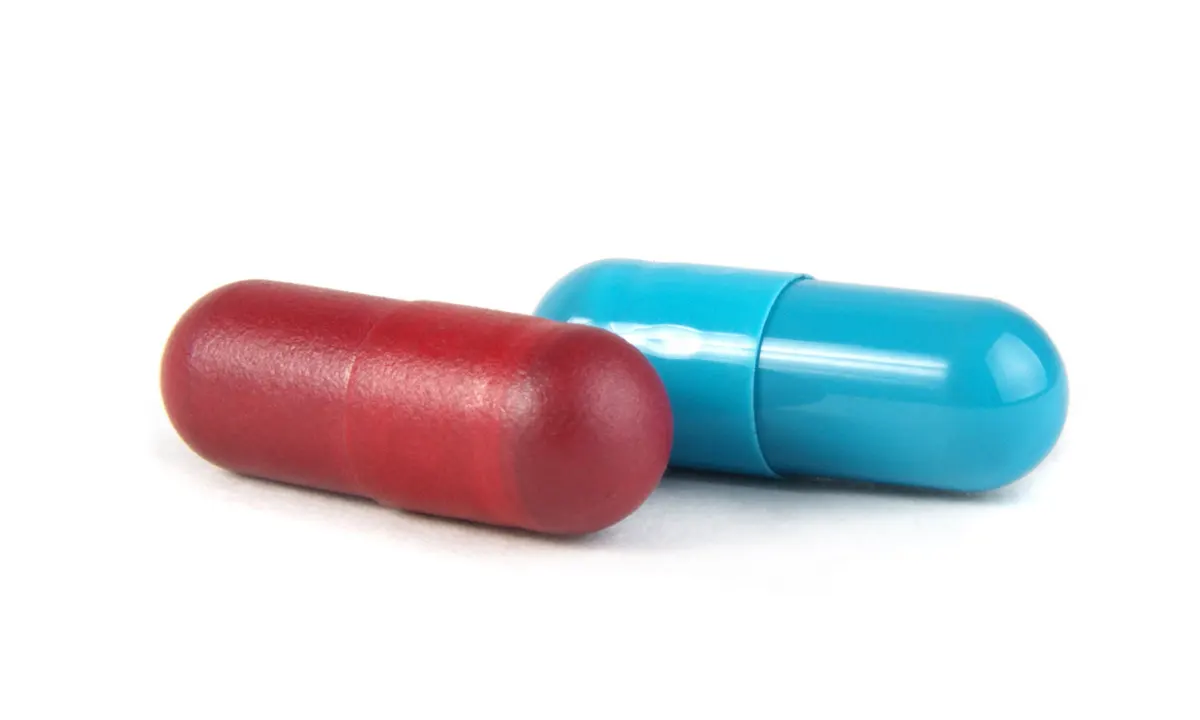
#> input picture python_work/cam/blue_cap.jpg, 1200 x 720 px
$ python object_tracking.py
#> lines starting #> are read from the running program, lines starting #| are printed output that depends on the picture; after the words box and inside, x2 and y2 are one past the last pixel; in counts of white or black regions, pixels touching at a corner belong together
import numpy as np
import cv2 as cv

# [60 lines of commented-out code are left out]


cap = cv.imread('blue_cap.jpg')
#> cap is the input picture: shape (720, 1200, 3); mean B, G, R 227.3, 223.8, 223.4


hsv = cv.cvtColor(cap, cv.COLOR_BGR2HSV)
#> hsv: shape (720, 1200, 3); mean H, S, V 32.3, 36.2, 238
# define range of blue color in HSV HSV converted table
lower_red = np.array([78,43,46])
upper_red = np.array([99,255,255]) # upper must greater than lower
# Threshold the HSV image to get only blue colors
mask = cv.inRange(hsv, lower_red, upper_red) # not use hsv
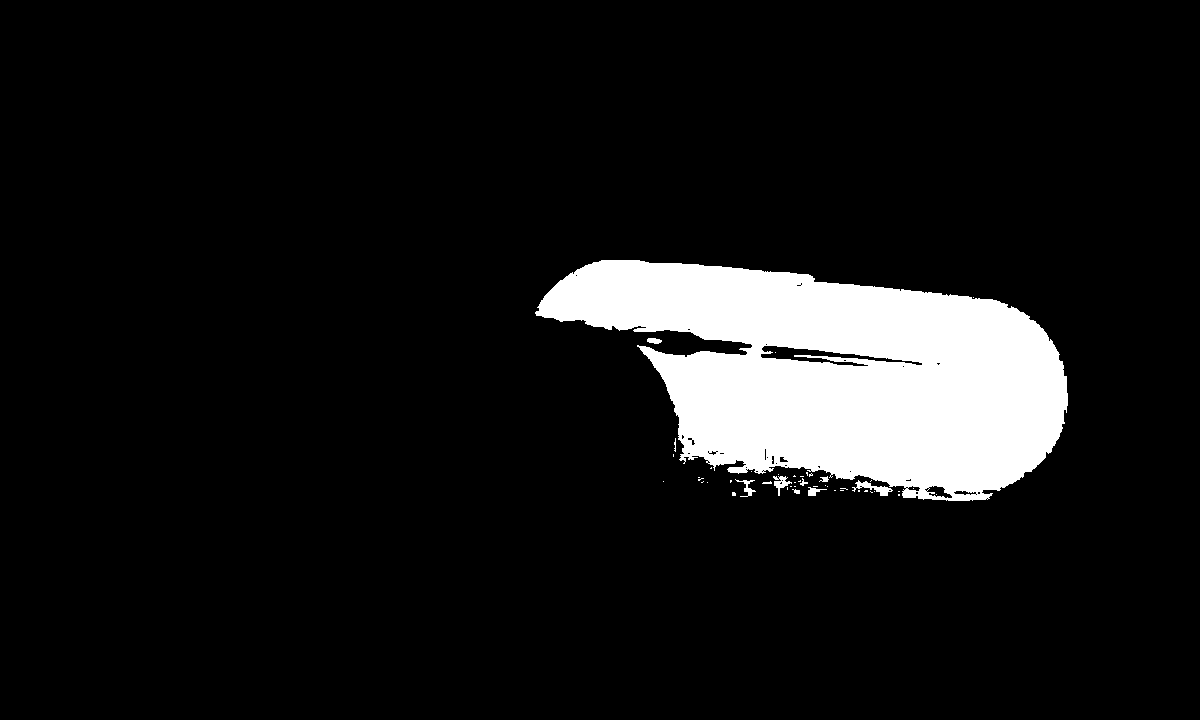
#> mask: shape (720, 1200); 9.3% white; 48 white regions (38 under 20 px), largest, box (x1, y1, x2, y2) and area: (535, 260, 1068, 501) 79522, (852, 480, 893, 496) 225, (773, 476, 792, 496) 152
# Bitwise-AND mask and original image
res = cv.bitwise_and(cap,cap, mask= mask)
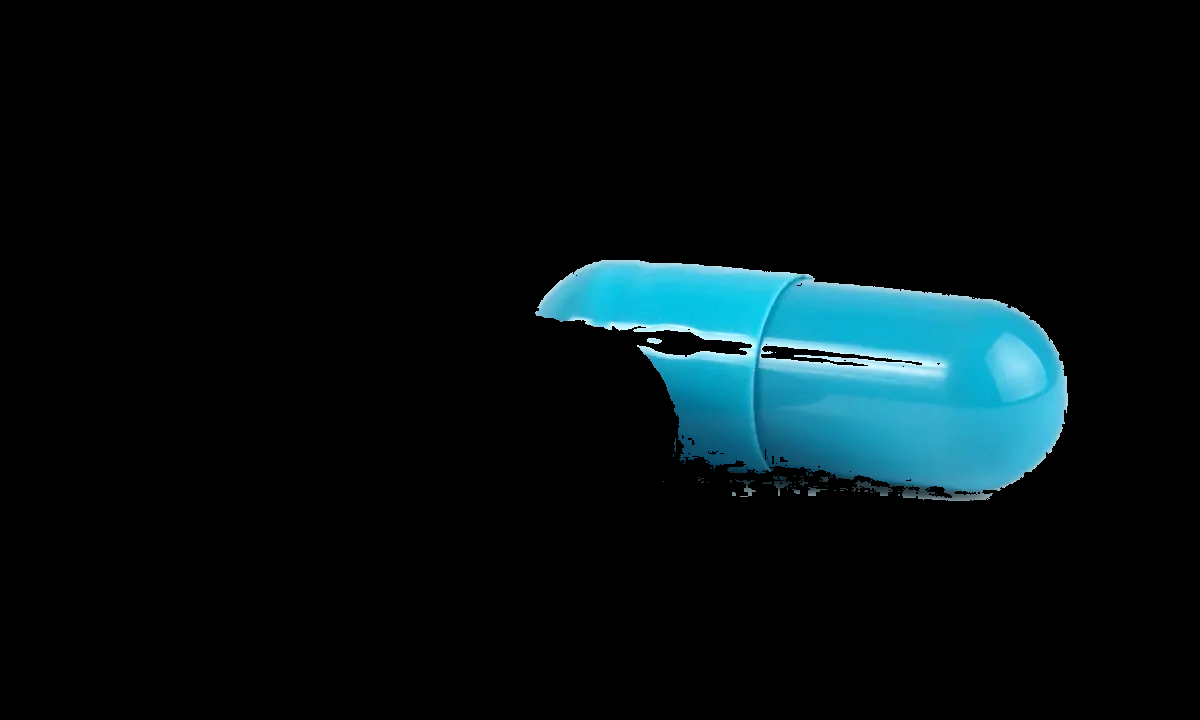
#> res: shape (720, 1200, 3); mean B, G, R 18.7, 15.9, 4.7
cv.imshow('frame',cap)
cv.imshow('mask',mask)
cv.imshow('res',res)
cv.imshow('hsv',hsv)
cv.waitKey(0)
cv.destroyAllWindows()
